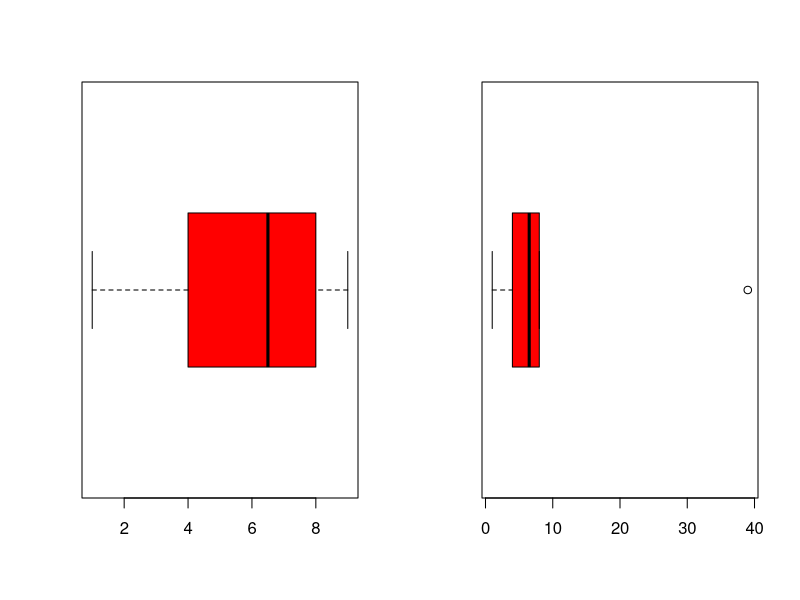

Source code (R):
## ---- chunk 1
#| echo: false
library("knitr")
## ---- chunk 2
x = c(1, 4, 6, 7, 8, 9)
y = c(1, 4, 6, 7, 8, 39)

layout(matrix(1:2, 1, 2))
boxplot(x, horizontal=T, col='red')
boxplot(y, horizontal=T, col='red')
## ---- chunk 3
kable(rbind(rx = rank(x), ry = rank(y)))
## ---- chunk 4
x = c(1, 4, 6, 7, 8, 8, 4, 7, 9)

data.frame(x, ordered = sort(x), non.tied.rank = 1:length(x), ranked = rank(sort(x))) -> ranks

kable(ranks)
